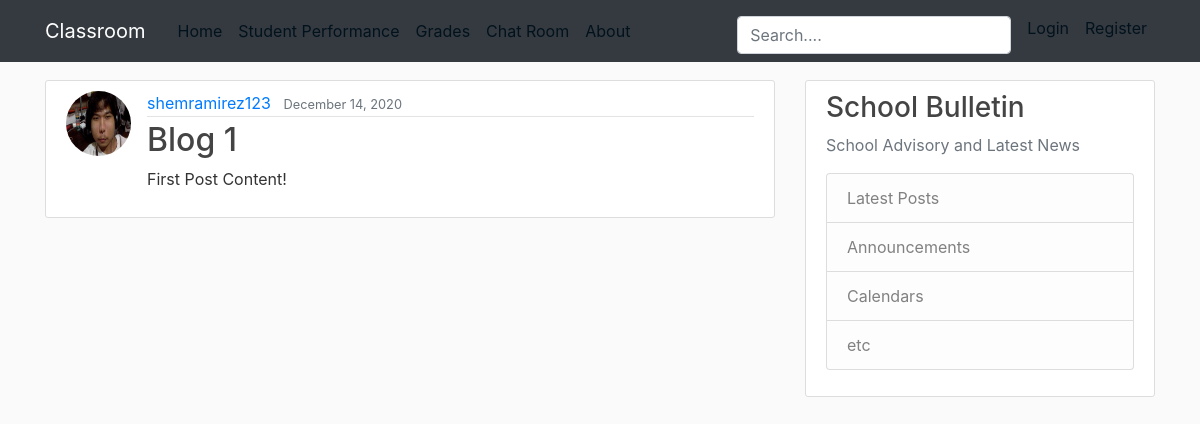
/post/1, run on the app's committed database.
### blog/models.py (models this page shows, shortened)
class Post(models.Model):
    title = models.CharField(max_length=100)
    content = models.TextField()
    date_posted = models.DateTimeField(default=timezone.now)
    author = models.ForeignKey(User, on_delete=models.CASCADE)

### users/models.py (models this page shows, shortened)
class Profile(models.Model):
    user = models.OneToOneField(User, on_delete=models.CASCADE)
    image = models.ImageField(default='default.jpg', upload_to='profile_pics')

### blog/views.py (the view)
# urls.py: path('post/<int:pk>', PostDetailView.as_view(),name='post-detail'),
class PostDetailView(DetailView):
    model = Post

### blog/templates/blog/post_detail.html
{% extends "blog/base.html"%}
{% block content %}
 <article class="media content-section">
     <image class="rounded-circle article-img" src="{{ object.author.profile.image.url }}">
        <div class="media-body">
            <div class="article-metadata">
            <a class="mr-2" href="#">{{ object.author }}</a>
            <small class="text-muted">{{ object.date_posted|date:"F d, Y" }}</small>
            </div>
            <h2 class="article-title" href="{% url 'post-detail' post.id%}">{{ object.title }} </h2>
            <p class="articlej-content">{{ object.content }}</p>
        </div>
</article>
{% endblock content%}

### blog/static/blog/main.css (style rules this page uses)
body { background: #fafafa; color: #333333; margin-top: 5rem; }
h1, h2, h3, h4, h5, h6 { color: #444444; }
.content-section { background: #ffffff; padding: 10px 20px; border: 1px solid #dddddd; border-radius: 3px; margin-bottom: 20px; }
.article-title { color: #444444; }
.article-img { height: 65px; width: 65px; margin-right: 16px; }
.article-metadata { padding-bottom: 1px; margin-bottom: 4px; border-bottom: 1px solid #e3e3e3 }

### data on the page
Post: author.profile.image (picture), author "shemramirez123", date_posted "December 14, 2020", title "Blog 1", content "First Post Content!"
